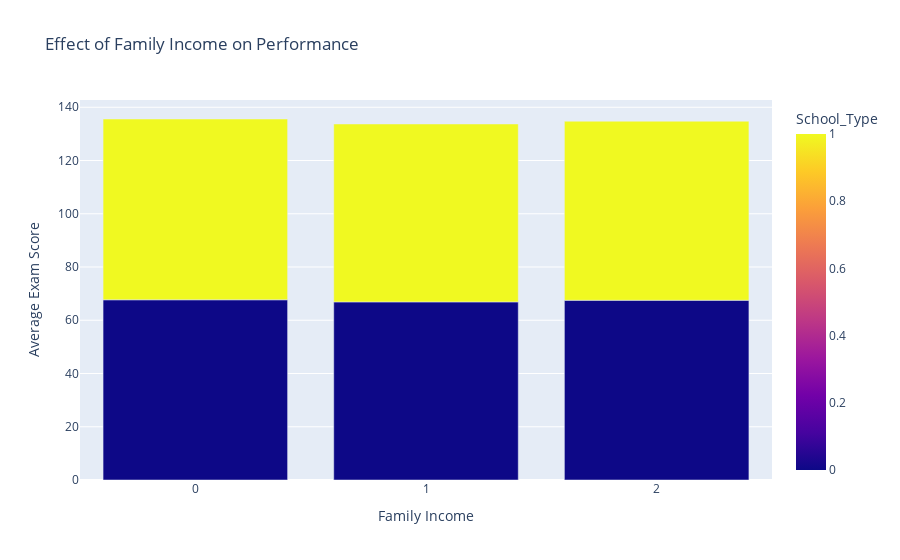

Here is the notebook cell this chart was saved with:
### Code cell
# Calculate the average Exam Score grouped by Family Income and School Type
avg_scores = stdDataOriginal.groupby(['Family_Income', 'School_Type'])['Exam_Score'].mean().reset_index()
# Create a bar graph
fig = px.bar(avg_scores, x='Family_Income', y='Exam_Score', color='School_Type', title="Effect of Family Income on Performance",
labels={'Family_Income': 'Family Income', 'Exam_Score': 'Average Exam Score'},barmode='group') 
fig.show()

### Figure 1 — Plotly figure (JSON) as saved in the notebook; plotly's stock layout.template omitted (floating-point values rounded to 4 significant figures)
{"data": [{"alignmentgroup": "True", "hovertemplate": "Family Income=%{x}<br>Average Exam Score=%{y}<br>School_Type=%{marker.color}<extra></extra>", "legendgroup": "", "marker": {"color": [0, 1, 0, 1, 0, 1], "coloraxis": "coloraxis", "pattern": {"shape": ""}}, "name": "", "offsetgroup": "", "orientation": "v", "showlegend": false, "textposition": "auto", "type": "bar", "x": [0, 0, 1, 1, 2, 2], "xaxis": "x", "y": [67.69, 67.91, 66.9, 66.82, 67.5, 67.26], "yaxis": "y"}], "layout": {"autosize": true, "barmode": "group", "coloraxis": {"colorbar": {"title": {"text": "School_Type"}}, "colorscale": [[0, "#0d0887"], [0.1111, "#46039f"], [0.2222, "#7201a8"], [0.3333, "#9c179e"], [0.4444, "#bd3786"], [0.5556, "#d8576b"], [0.6667, "#ed7953"], [0.7778, "#fb9f3a"], [0.8889, "#fdca26"], [1, "#f0f921"]]}, "legend": {"tracegroupgap": 0}, "title": {"text": "Effect of Family Income on Performance"}, "xaxis": {"anchor": "y", "autorange": true, "domain": [0, 1], "range": [-0.5, 2.5], "title": {"text": "Family Income"}, "type": "linear"}, "yaxis": {"anchor": "x", "autorange": true, "domain": [0, 1], "range": [0, 142.7], "title": {"text": "Average Exam Score"}, "type": "linear"}}}
